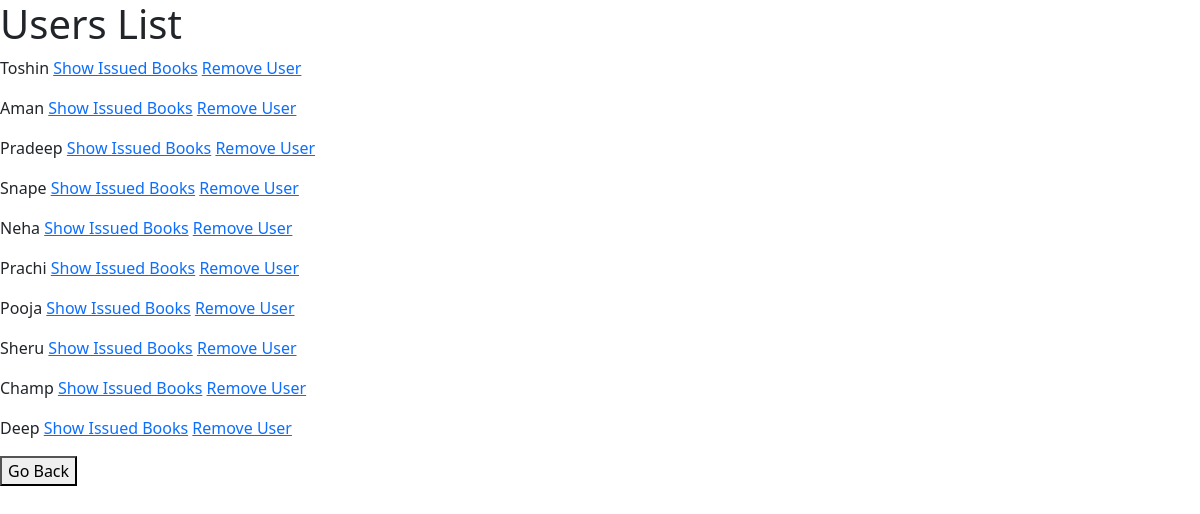
Screenshot of /users with the database file from the repository.
### app.py (models this page shows)
class User(db.Model):
    __tablename__ = 'User'
    ID = db.Column(db.Integer , primary_key=True,auto_increment=True)
    uname = db.Column(db.Text, unique=True, nullable= False)
    password = db.Column(db.Text, nullable= False)
    books = relationship(user_book,cascade="all,delete", backref='issued_books')
    book_requested = relationship(user_book,cascade="all,delete", backref='book_requested')

### app.py (the view)
@app.route('/users', methods=['GET','POST'])
def user_list():
    if request.method == 'GET':
        users = User.query.all()
        return render_template("users.html",users=users)

### templates/users.html (shortened to what this page needs)
<!DOCTYPE html>
<html lang="en">
<head>
    <link href="https://cdn.jsdelivr.net/npm/bootstrap@5.3.3/dist/css/bootstrap.min.css" rel="stylesheet">
</head>
<body>
    <h1>Users List</h1>
    {% for user in users %}
    <p>{{ user.uname }} <a href="/users/{{user.ID}}/info">Show Issued Books</a> <a href="/users/{{user.ID}}/delete">Remove User</a> </p>
    {% endfor %}
    <form action="/admin" method="post">
        <button type="submit">Go Back</button>
    </form>
</body>
</html>

### rows the page displays
User: uname "Toshin"
User: uname "Aman"
User: uname "Pradeep"
User: uname "Snape"
User: uname "Neha"
User: uname "Prachi"
User: uname "Pooja"
User: uname "Sheru"
User: uname "Champ"
User: uname "Deep"
